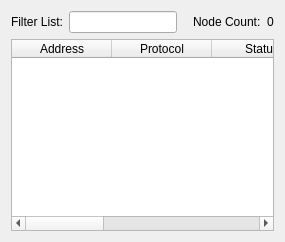
       <widget class="QWidget" name="tabAllMasternodes">
        <attribute name="title">
         <string>InfinityNodes 0.1</string>
        </attribute>
        <layout class="QGridLayout" name="gridLayout">
         <item row="1" column="0">
          <widget class="QTableWidget" name="tableWidgetMasternodes">
           <property name="editTriggers">
            <set>QAbstractItemView::NoEditTriggers</set>
           </property>
           <property name="alternatingRowColors">
            <bool>true</bool>
           </property>
           <property name="selectionBehavior">
            <enum>QAbstractItemView::SelectRows</enum>
           </property>
           <property name="sortingEnabled">
            <bool>true</bool>
           </property>
           <attribute name="horizontalHeaderStretchLastSection">
            <bool>true</bool>
           </attribute>
           <column>
            <property name="text">
             <string>Address</string>
            </property>
           </column>
           <column>
            <property name="text">
             <string>Protocol</string>
            </property>
           </column>
           <column>
            <property name="text">
             <string>Status</string>
            </property>
           </column>
           <column>
            <property name="text">
             <string>Active</string>
            </property>
           </column>
           <column>
            <property name="text">
             <string>Last Seen</string>
            </property>
           </column>
           <column>
            <property name="text">
             <string>Payee</string>
            </property>
           </column>
          </widget>
         </item>
         <item row="0" column="0">
          <layout class="QHBoxLayout" name="horizontalLayout_3">
           <property name="bottomMargin">
            <number>0</number>
           </property>
           <item>
            <widget class="QLabel" name="label_filter">
             <property name="text">
              <string>Filter List:</string>
             </property>
            </widget>
           </item>
           <item>
            <widget class="QLineEdit" name="filterLineEdit">
             <property name="toolTip">
              <string>Filter masternode list</string>
             </property>
            </widget>
           </item>
           <item>
            <spacer name="horizontalSpacer_3">
             <property name="orientation">
              <enum>Qt::Horizontal</enum>
             </property>
             <property name="sizeHint" stdset="0">
              <size>
               <width>10</width>
               <height>20</height>
              </size>
             </property>
            </spacer>
           </item>
           <item>
            <widget class="QLabel" name="label_count">
             <property name="text">
              <string>Node Count:</string>
             </property>
            </widget>
           </item>
           <item>
            <widget class="QLabel" name="countLabel">
             <property name="text">
              <string>0</string>
             </property>
            </widget>
           </item>
          </layout>
         </item>
        </layout>
       </widget>
